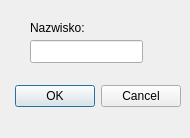
<?xml version="1.0" encoding="UTF-8"?>
<ui version="4.0">
 <class>ChangeSurname</class>
 <widget class="QDialog" name="ChangeSurname">
  <property name="geometry">
   <rect>
    <x>0</x>
    <y>0</y>
    <width>190</width>
    <height>138</height>
   </rect>
  </property>
  <property name="windowTitle">
   <string>Podaj nowe nazwisko</string>
  </property>
  <widget class="QDialogButtonBox" name="buttonBox">
   <property name="geometry">
    <rect>
     <x>10</x>
     <y>80</y>
     <width>171</width>
     <height>32</height>
    </rect>
   </property>
   <property name="orientation">
    <enum>Qt::Horizontal</enum>
   </property>
   <property name="standardButtons">
    <set>QDialogButtonBox::Cancel|QDialogButtonBox::Ok</set>
   </property>
  </widget>
  <widget class="QLineEdit" name="name">
   <property name="geometry">
    <rect>
     <x>30</x>
     <y>40</y>
     <width>113</width>
     <height>23</height>
    </rect>
   </property>
  </widget>
  <widget class="QLabel" name="label">
   <property name="geometry">
    <rect>
     <x>30</x>
     <y>20</y>
     <width>91</width>
     <height>16</height>
    </rect>
   </property>
   <property name="text">
    <string>Nazwisko:</string>
   </property>
  </widget>
 </widget>
 <resources/>
 <connections>
  <connection>
   <sender>buttonBox</sender>
   <signal>accepted()</signal>
   <receiver>ChangeSurname</receiver>
   <slot>accept()</slot>
   <hints>
    <hint type="sourcelabel">
     <x>248</x>
     <y>254</y>
    </hint>
    <hint type="destinationlabel">
     <x>157</x>
     <y>274</y>
    </hint>
   </hints>
  </connection>
  <connection>
   <sender>buttonBox</sender>
   <signal>rejected()</signal>
   <receiver>ChangeSurname</receiver>
   <slot>reject()</slot>
   <hints>
    <hint type="sourcelabel">
     <x>316</x>
     <y>260</y>
    </hint>
    <hint type="destinationlabel">
     <x>286</x>
     <y>274</y>
    </hint>
   </hints>
  </connection>
 </connections>
</ui>
